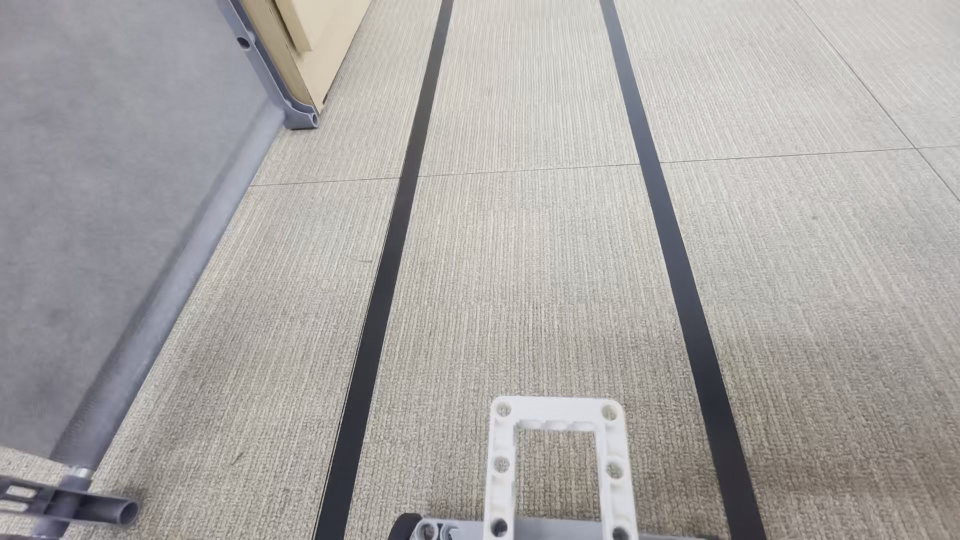
#> input picture Chapter/Chapter07/7-3/self-driving/self-driving3/TEST3_001.jpg, 1920 x 1080 px (shown at 1/2 size)
$ python -i 8_3_2.py   (imports and definitions only)
#> lines starting #> are read from the running program, lines starting #| are printed output that depends on the picture
#> further down, picture is the input picture: shape (1080, 1920, 3); mean B, G, R 164, 166.1, 169.1
#import mycamera
import torch
import cv2
import numpy as np

MODEL_PATH = "model-20260714_231443\\lane_navigation_final.torchscript"

clahe = cv2.createCLAHE(clipLimit=2.0, tileGridSize=(8, 8))

def img_preprocess(image):
    h, w, c = image.shape
#> h = 1080; w = 1920; c = 3
    image = image[:h//2, :, :]
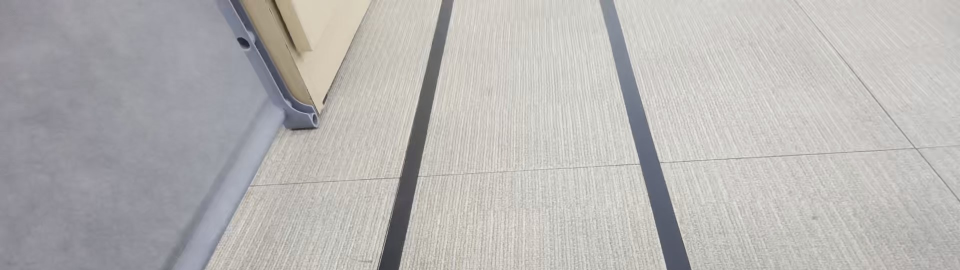
#> image: shape (540, 1920, 3) (shown at 1/2 size); mean of channels 0, 1, 2 179.6, 181, 183.1; drawn as B, G, R
    gray = cv2.cvtColor(image, cv2.COLOR_BGR2GRAY)
    gray_eq = clahe.apply(gray)
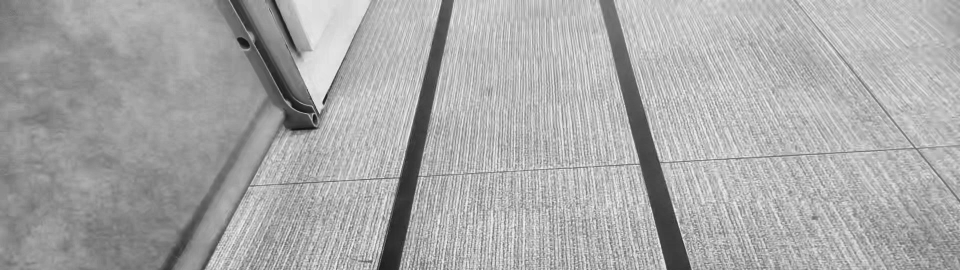
#> gray_eq: shape (540, 1920) (shown at 1/2 size); min 17, max 245, mean 168.2
    inv = 255 - gray_eq
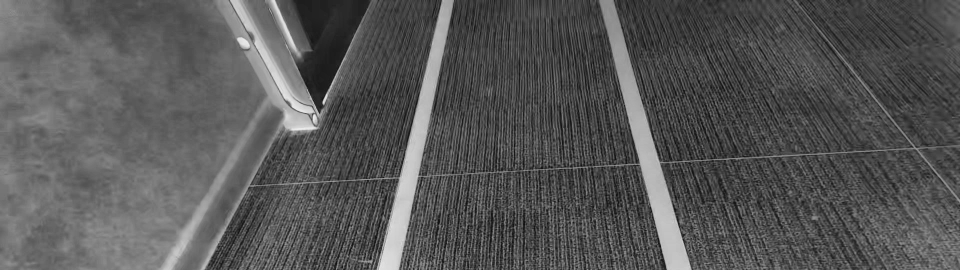
#> inv: shape (540, 1920) (shown at 1/2 size); min 10, max 238, mean 86.8
    inv_eq = clahe.apply(inv)
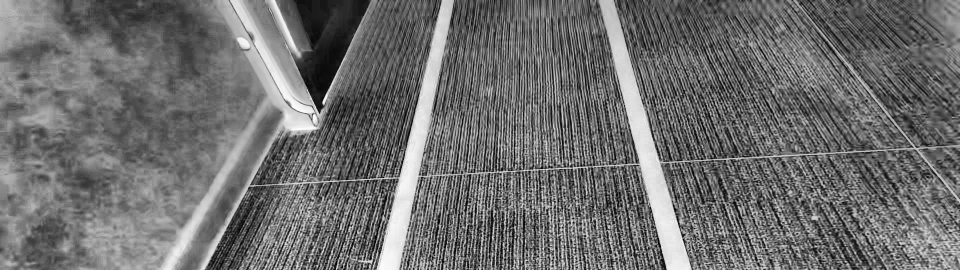
#> inv_eq: shape (540, 1920) (shown at 1/2 size); min 2, max 253, mean 110.2
    blurred = cv2.GaussianBlur(inv_eq, (3, 3), 0)
    resized = cv2.resize(blurred, (200, 66))
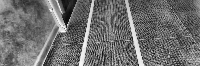
#> resized: shape (66, 200); min 8, max 251, mean 110.2
    img = resized.astype(np.float32) / 255.0
    img = np.stack([img, img, img], axis=2)
#> img: shape (66, 200, 3) float32
    return img

def main():
    #camera = mycamera.MyPiCamera(640, 480)
    camera = cv2.VideoCapture(0)
    camera.set(cv2.CAP_PROP_FRAME_WIDTH, 640)
    camera.set(cv2.CAP_PROP_FRAME_HEIGHT, 480)

    model = torch.jit.load(MODEL_PATH, map_location="cpu")
    model.eval()
    torch.set_num_threads(1)

    try:
        while camera.isOpened():
            key = cv2.waitKey(1) & 0xFF
            if key == ord('q'):
                break

            ok, image = camera.read()
            if not ok:
                continue

            image = cv2.flip(image, -1)

            pre = img_preprocess(image)
            x = pre.transpose(2, 0, 1)
            x = np.expand_dims(x, axis=0)
            x_tensor = torch.from_numpy(x).float()

            with torch.no_grad():
                y = model(x_tensor)

            angle = int(float(y.item()))
            print('predict angle:', angle)

            cv2.imshow("camera", image)
            cv2.imshow('preprocess', (pre * 255).astype(np.uint8))

    finally:
        cv2.destroyAllWindows()

# [2 lines not run here, left out]

>>> import cv2
>>> picture = cv2.imread('../../Chapter07/7-3/self-driving/self-driving3/TEST3_001.jpg')
>>> result = img_preprocess(picture)

$ run again, on Chapter/Chapter07/7-3/self-driving/self-driving3/TEST3_002.jpg
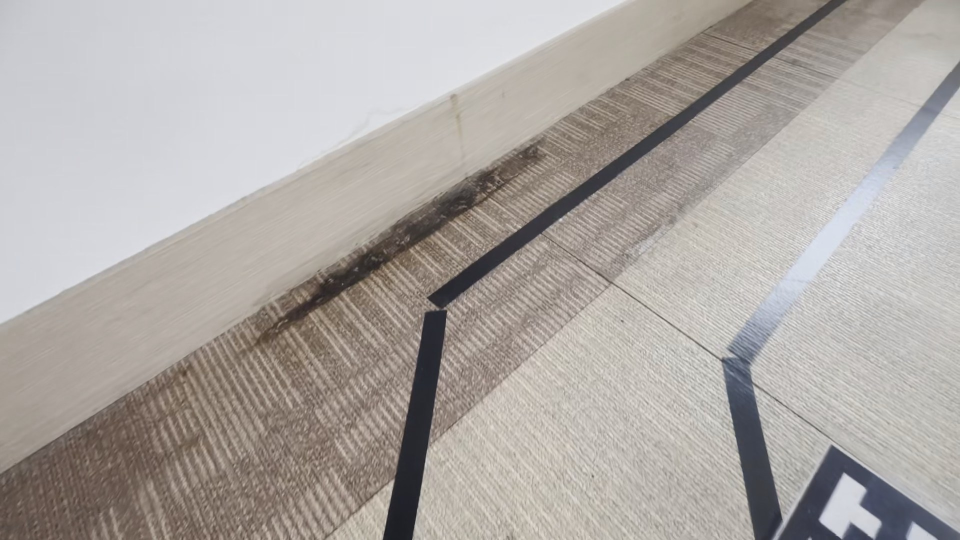
#> input picture Chapter/Chapter07/7-3/self-driving/self-driving3/TEST3_002.jpg, 1920 x 1080 px (shown at 1/2 size)
#> picture is the input picture: shape (1080, 1920, 3); mean B, G, R 164.4, 168.3, 173.6
#> in img_preprocess, `inv_eq = clahe.apply(inv)`:
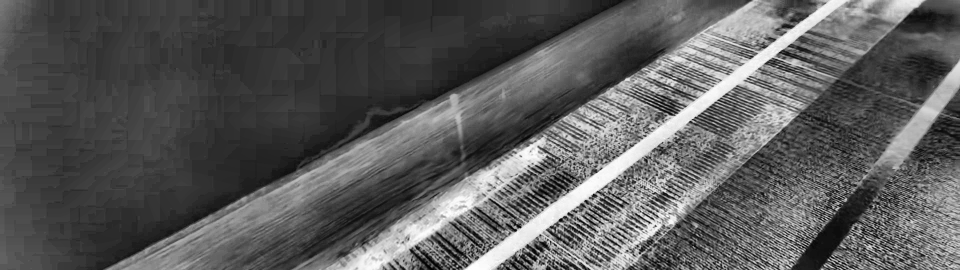
#> inv_eq: shape (540, 1920) (shown at 1/2 size); min 0, max 255, mean 90.8
#> in img_preprocess, `resized = cv2.resize(blurred, (200, 66))`:
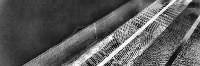
#> resized: shape (66, 200); min 2, max 253, mean 90.7

$ run again, on Chapter/Chapter07/7-3/self-driving/self-driving3/TEST3_003.jpg
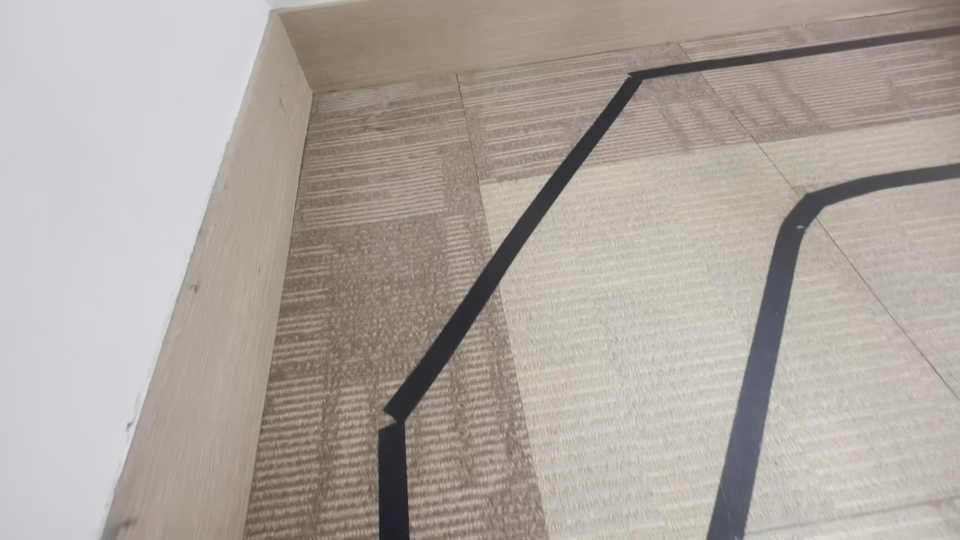
#> input picture Chapter/Chapter07/7-3/self-driving/self-driving3/TEST3_003.jpg, 1920 x 1080 px (shown at 1/2 size)
#> picture is the input picture: shape (1080, 1920, 3); mean B, G, R 159.4, 166.1, 172.7
#> in img_preprocess, `inv_eq = clahe.apply(inv)`:
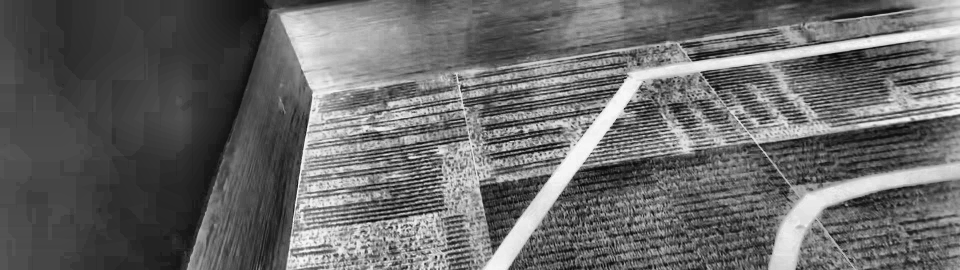
#> inv_eq: shape (540, 1920) (shown at 1/2 size); min 5, max 251, mean 104.4
#> in img_preprocess, `resized = cv2.resize(blurred, (200, 66))`:
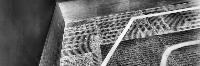
#> resized: shape (66, 200); min 8, max 249, mean 104.2

$ run again, on Chapter/Chapter07/7-3/self-driving/self-driving3/TEST3_004.jpg
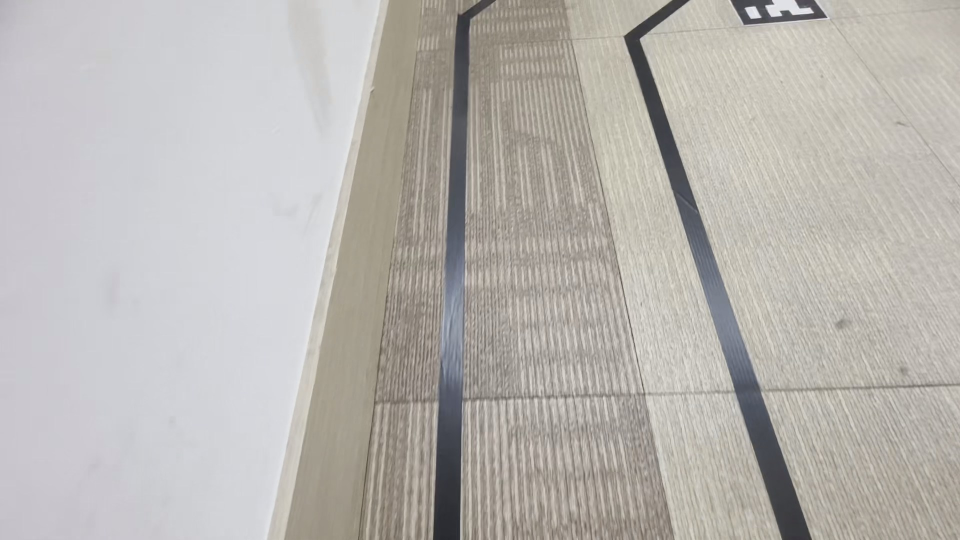
#> input picture Chapter/Chapter07/7-3/self-driving/self-driving3/TEST3_004.jpg, 1920 x 1080 px (shown at 1/2 size)
#> picture is the input picture: shape (1080, 1920, 3); mean B, G, R 177.2, 181.3, 184.6
#> in img_preprocess, `inv_eq = clahe.apply(inv)`:
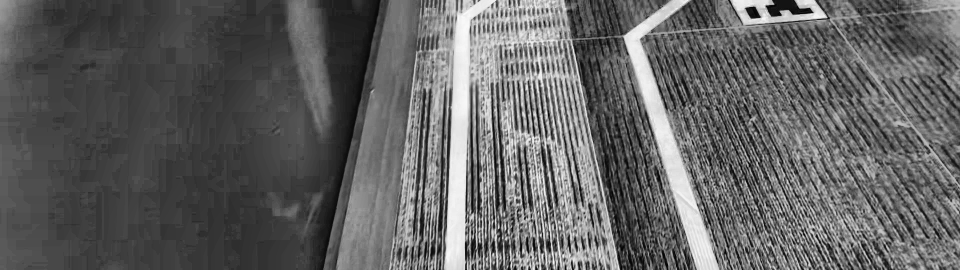
#> inv_eq: shape (540, 1920) (shown at 1/2 size); min 1, max 250, mean 98.1
#> in img_preprocess, `resized = cv2.resize(blurred, (200, 66))`:
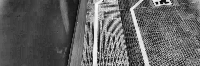
#> resized: shape (66, 200); min 4, max 249, mean 97.9
